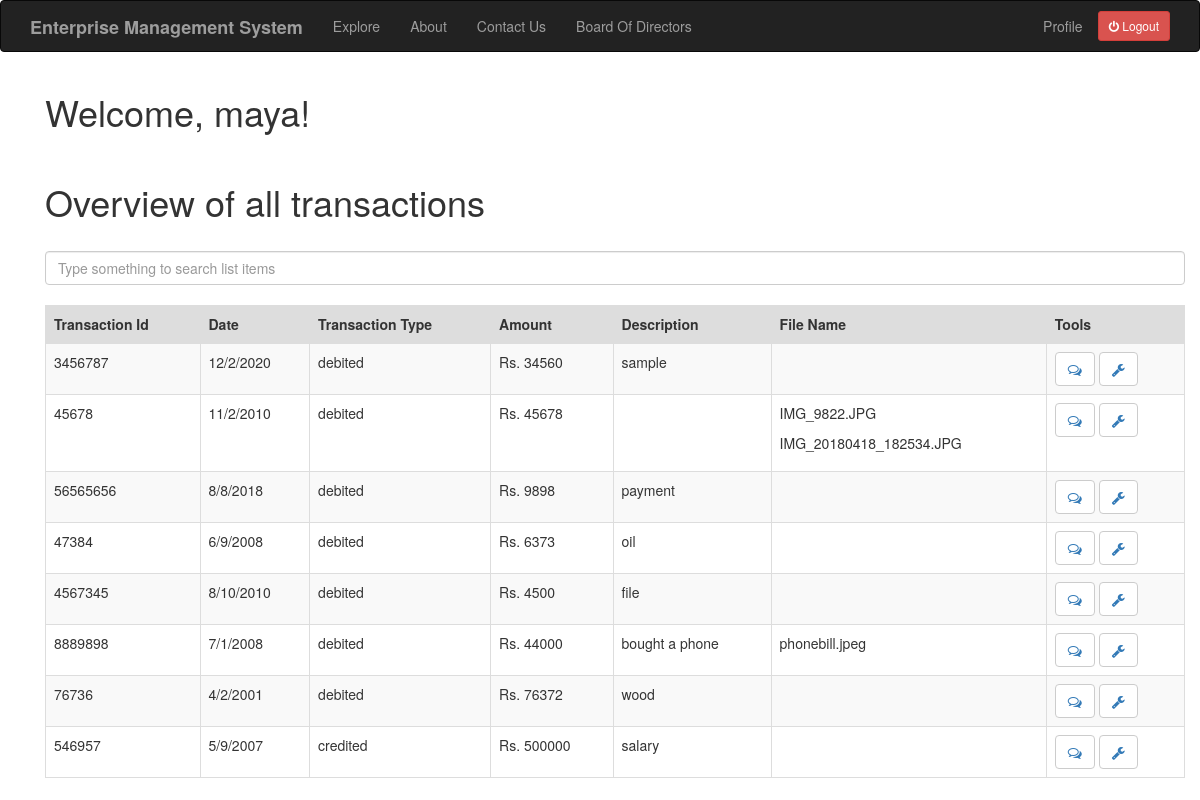
Screenshot of /acc_index (signed in) with the database file from the repository.
### app/models.py (models this page shows, shortened)
class User(UserMixin,db.Model):
    id = db.Column(db.Integer,primary_key=True)
    username = db.Column(db.String(64), index=True,unique=True)
    email = db.Column(db.String(120),index=True,unique=True)
    password_hash = db.Column(db.String(128))
    job = db.Column(db.String(64))
    company = db.Column(db.String(64))
    designation = db.Column(db.String(64))
    posts = db.relationship('Post',backref='author',lazy='dynamic')
    comment = db.relationship('Comment',backref='comment_by',lazy='dynamic')
    about_me = db.Column(db.String(140))
    facebook = db.Column(db.String(64))
    twitter = db.Column(db.String(64))
    linkedin = db.Column(db.String(64))
    last_seen = db.Column(db.DateTime, default=datetime.utcnow)

class Transaction(db.Model):
    id = db.Column(db.Integer,primary_key=True)
    tr_id = db.Column(db.Integer)
    date = db.Column(db.String(64))
    description = db.Column(db.String(140))
    tr_type = db.Column(db.String(64))
    amount = db.Column(db.Integer)
    valid = db.Column(db.Boolean, default=False)
    user_id = db.Column(db.Integer,db.ForeignKey('user.id'))
    comment = db.relationship('Comment',backref='comment_of',lazy='dynamic')
    document = db.relationship('Document',backref='document_of',lazy='dynamic')

class Document(db.Model):
    id = db.Column(db.Integer,primary_key=True)
    filename = db.Column(db.String(140))
    transaction_id = db.Column(db.Integer,db.ForeignKey('transaction.id'))

### app/routes.py (the view)
@app.route('/acc_index')
@login_required
def acc_index():
    link = 3
    transaction = Transaction.query.filter_by(user_id=link)
    document = Document.query.all()
    return render_template("acc_index.html", title='HomePage',transaction=transaction,document=document)

### app/models.py (called while the page is built)
@login.user_loader
def load_user(id):
    return User.query.get(int(id))

### app/routes.py (called while the page is built)
@app.before_request
def before_request():
    if current_user.is_authenticated:
        current_user.last_seen = datetime.utcnow()
        db.session.commit()

### app/templates/acc_index.html (shortened to what this page needs)
{% extends "base.html" %}
{% block app_content %}
<link rel="stylesheet" href="https://cdnjs.cloudflare.com/ajax/libs/font-awesome/4.7.0/css/font-awesome.min.css">
	<div class="container">
		<h1>Welcome, {{ current_user.username }}!</h1>
		<br>
		<h1>Overview of all transactions</h1>
		<br>
		<input class="form-control mb-4" id="tableSearch" type="text" placeholder="Type something to search list items">
        <br>
        <table class="table table-bordered table-striped" id="keywords">
            <thead>
                <tr style="background-color: #dddddd">
                    <th>Transaction Id</th>
                    <th>Date</th>
                    <th>Transaction Type</th>
                    <th>Amount</th>
                    <th>Description</th>
                    <th>File Name</th>
                    <th>Tools</th>
                </tr>
            </thead>
            <tbody id="myTable">
            {% for po in transaction %}
                <tr>
                    <td>{{ po.tr_id }}</td>
                    <td>{{ po.date }}</td>
                    <td>{{ po.tr_type }}</td>
                    <td>Rs. {{ po.amount }}</td>
                    <td>{{ po.description }}</td>
                    <td>
                      {% for d in document%}
                          {% if d.transaction_id == po.id %}
                              <p>{{d.filename}}</p>
                          {% endif %}
                      {% endfor %}
                    </td>
                    <td> <button type="button" class='btn btn-default'><a href="{{ url_for('add_comment', trans_id = po.id) }}"><i class="fa fa-comments-o" aria-hidden="true"></i></a></button>
                    <button type="button" class="btn btn-default"><a href="{{ url_for('update_status', trans_id = po.id)}}"><i class="fa fa-wrench" aria-hidden="true"></i></a></button>
                    </td>
                </tr>
            {% endfor %}
            </tbody>
        </table>
	</div>
{% endblock %}

### rows the page displays
User: username "maya"
Transaction: tr_id "3456787", date "12/2/2020", tr_type "debited", amount "34560", description "sample"
Transaction: tr_id "45678", date "11/2/2010", tr_type "debited", amount "45678"
Document: filename "IMG_9822.JPG"
Document: filename "IMG_20180418_182534.JPG"
Transaction: tr_id "56565656", date "8/8/2018", tr_type "debited", amount "9898", description "payment"
Transaction: tr_id "47384", date "6/9/2008", tr_type "debited", amount "6373", description "oil"
Transaction: tr_id "4567345", date "8/10/2010", tr_type "debited", amount "4500", description "file"
Transaction: tr_id "8889898", date "7/1/2008", tr_type "debited", amount "44000", description "bought a phone"
Document: filename "phonebill.jpeg"
Transaction: tr_id "76736", date "4/2/2001", tr_type "debited", amount "76372", description "wood"
Transaction: tr_id "546957", date "5/9/2007", tr_type "credited", amount "500000", description "salary"
